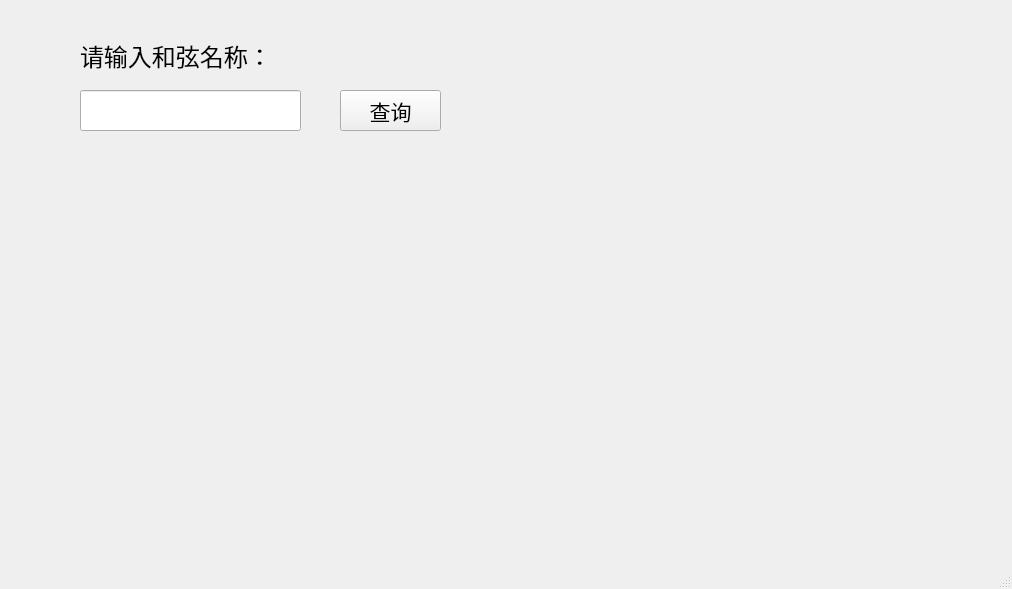
<?xml version="1.0" encoding="UTF-8"?>
<ui version="4.0">
 <class>MainWindow</class>
 <widget class="QMainWindow" name="MainWindow">
  <property name="geometry">
   <rect>
    <x>0</x>
    <y>0</y>
    <width>1012</width>
    <height>589</height>
   </rect>
  </property>
  <property name="windowTitle">
   <string>MainWindow</string>
  </property>
  <widget class="QWidget" name="centralwidget">
   <widget class="QLabel" name="label">
    <property name="geometry">
     <rect>
      <x>77</x>
      <y>180</y>
      <width>831</width>
      <height>311</height>
     </rect>
    </property>
    <property name="styleSheet">
     <string notr="true">background-image:url(:/Prefix1/board.png);
background-repeat:no-repeat;</string>
    </property>
    <property name="text">
     <string/>
    </property>
   </widget>
   <widget class="QLabel" name="label_2">
    <property name="geometry">
     <rect>
      <x>80</x>
      <y>40</y>
      <width>251</width>
      <height>31</height>
     </rect>
    </property>
    <property name="font">
     <font>
      <family>Agency FB</family>
      <pointsize>18</pointsize>
     </font>
    </property>
    <property name="text">
     <string>请输入和弦名称：</string>
    </property>
   </widget>
   <widget class="QLineEdit" name="lineEdit">
    <property name="geometry">
     <rect>
      <x>80</x>
      <y>90</y>
      <width>221</width>
      <height>41</height>
     </rect>
    </property>
    <property name="font">
     <font>
      <family>微软雅黑</family>
      <pointsize>14</pointsize>
     </font>
    </property>
   </widget>
   <widget class="QPushButton" name="pushButton">
    <property name="geometry">
     <rect>
      <x>340</x>
      <y>90</y>
      <width>101</width>
      <height>41</height>
     </rect>
    </property>
    <property name="font">
     <font>
      <family>Agency FB</family>
      <pointsize>16</pointsize>
     </font>
    </property>
    <property name="text">
     <string>查询</string>
    </property>
   </widget>
   <widget class="QLabel" name="key_1">
    <property name="geometry">
     <rect>
      <x>90</x>
      <y>420</y>
      <width>41</width>
      <height>41</height>
     </rect>
    </property>
    <property name="text">
     <string/>
    </property>
   </widget>
   <widget class="QLabel" name="key_2">
    <property name="geometry">
     <rect>
      <x>120</x>
      <y>340</y>
      <width>31</width>
      <height>31</height>
     </rect>
    </property>
    <property name="text">
     <string/>
    </property>
   </widget>
   <widget class="QLabel" name="key_3">
    <property name="geometry">
     <rect>
      <x>150</x>
      <y>420</y>
      <width>41</width>
      <height>41</height>
     </rect>
    </property>
    <property name="text">
     <string/>
    </property>
   </widget>
   <widget class="QLabel" name="key_4">
    <property name="geometry">
     <rect>
      <x>183</x>
      <y>340</y>
      <width>31</width>
      <height>31</height>
     </rect>
    </property>
    <property name="text">
     <string/>
    </property>
   </widget>
   <widget class="QLabel" name="key_5">
    <property name="geometry">
     <rect>
      <x>208</x>
      <y>420</y>
      <width>41</width>
      <height>41</height>
     </rect>
    </property>
    <property name="text">
     <string/>
    </property>
   </widget>
   <widget class="QLabel" name="key_10">
    <property name="geometry">
     <rect>
      <x>383</x>
      <y>420</y>
      <width>41</width>
      <height>41</height>
     </rect>
    </property>
    <property name="text">
     <string/>
    </property>
   </widget>
   <widget class="QLabel" name="key_8">
    <property name="geometry">
     <rect>
      <x>325</x>
      <y>420</y>
      <width>41</width>
      <height>41</height>
     </rect>
    </property>
    <property name="text">
     <string/>
    </property>
   </widget>
   <widget class="QLabel" name="key_6">
    <property name="geometry">
     <rect>
      <x>266</x>
      <y>420</y>
      <width>41</width>
      <height>41</height>
     </rect>
    </property>
    <property name="text">
     <string/>
    </property>
   </widget>
   <widget class="QLabel" name="key_9">
    <property name="geometry">
     <rect>
      <x>357</x>
      <y>340</y>
      <width>31</width>
      <height>31</height>
     </rect>
    </property>
    <property name="text">
     <string/>
    </property>
   </widget>
   <widget class="QLabel" name="key_7">
    <property name="geometry">
     <rect>
      <x>295</x>
      <y>340</y>
      <width>31</width>
      <height>31</height>
     </rect>
    </property>
    <property name="text">
     <string/>
    </property>
   </widget>
   <widget class="QLabel" name="key_12">
    <property name="geometry">
     <rect>
      <x>442</x>
      <y>420</y>
      <width>41</width>
      <height>41</height>
     </rect>
    </property>
    <property name="text">
     <string/>
    </property>
   </widget>
   <widget class="QLabel" name="key_11">
    <property name="geometry">
     <rect>
      <x>418</x>
      <y>340</y>
      <width>31</width>
      <height>31</height>
     </rect>
    </property>
    <property name="text">
     <string/>
    </property>
   </widget>
   <widget class="QLabel" name="key_20">
    <property name="geometry">
     <rect>
      <x>735</x>
      <y>420</y>
      <width>41</width>
      <height>41</height>
     </rect>
    </property>
    <property name="text">
     <string/>
    </property>
   </widget>
   <widget class="QLabel" name="key_15">
    <property name="geometry">
     <rect>
      <x>560</x>
      <y>420</y>
      <width>41</width>
      <height>41</height>
     </rect>
    </property>
    <property name="text">
     <string/>
    </property>
   </widget>
   <widget class="QLabel" name="key_24">
    <property name="geometry">
     <rect>
      <x>852</x>
      <y>420</y>
      <width>41</width>
      <height>41</height>
     </rect>
    </property>
    <property name="text">
     <string/>
    </property>
   </widget>
   <widget class="QLabel" name="key_19">
    <property name="geometry">
     <rect>
      <x>705</x>
      <y>340</y>
      <width>31</width>
      <height>31</height>
     </rect>
    </property>
    <property name="text">
     <string/>
    </property>
   </widget>
   <widget class="QLabel" name="key_21">
    <property name="geometry">
     <rect>
      <x>767</x>
      <y>340</y>
      <width>31</width>
      <height>31</height>
     </rect>
    </property>
    <property name="text">
     <string/>
    </property>
   </widget>
   <widget class="QLabel" name="key_13">
    <property name="geometry">
     <rect>
      <x>500</x>
      <y>420</y>
      <width>41</width>
      <height>41</height>
     </rect>
    </property>
    <property name="text">
     <string/>
    </property>
   </widget>
   <widget class="QLabel" name="key_18">
    <property name="geometry">
     <rect>
      <x>676</x>
      <y>420</y>
      <width>41</width>
      <height>41</height>
     </rect>
    </property>
    <property name="text">
     <string/>
    </property>
   </widget>
   <widget class="QLabel" name="key_23">
    <property name="geometry">
     <rect>
      <x>828</x>
      <y>340</y>
      <width>31</width>
      <height>31</height>
     </rect>
    </property>
    <property name="text">
     <string/>
    </property>
   </widget>
   <widget class="QLabel" name="key_16">
    <property name="geometry">
     <rect>
      <x>593</x>
      <y>340</y>
      <width>31</width>
      <height>31</height>
     </rect>
    </property>
    <property name="text">
     <string/>
    </property>
   </widget>
   <widget class="QLabel" name="key_17">
    <property name="geometry">
     <rect>
      <x>618</x>
      <y>420</y>
      <width>41</width>
      <height>41</height>
     </rect>
    </property>
    <property name="text">
     <string/>
    </property>
   </widget>
   <widget class="QLabel" name="key_22">
    <property name="geometry">
     <rect>
      <x>793</x>
      <y>420</y>
      <width>41</width>
      <height>41</height>
     </rect>
    </property>
    <property name="text">
     <string/>
    </property>
   </widget>
   <widget class="QLabel" name="key_14">
    <property name="geometry">
     <rect>
      <x>530</x>
      <y>340</y>
      <width>31</width>
      <height>31</height>
     </rect>
    </property>
    <property name="text">
     <string/>
    </property>
   </widget>
  </widget>
  <widget class="QMenuBar" name="menubar">
   <property name="geometry">
    <rect>
     <x>0</x>
     <y>0</y>
     <width>1012</width>
     <height>26</height>
    </rect>
   </property>
  </widget>
  <widget class="QStatusBar" name="statusbar"/>
 </widget>
 <resources>
  <include location="src/src.qrc"/>
 </resources>
 <connections/>
</ui>
